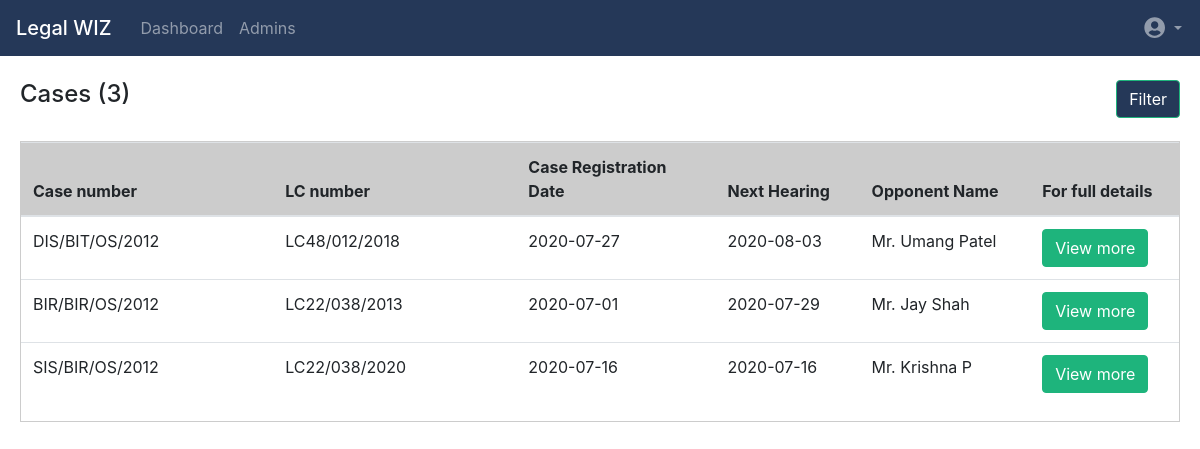
Screenshot of /SecretaryDashboard with the database file from the repository.
### backend/models.py (models this page shows)
class AddCases(models.Model):
    type_of_court=models.CharField(max_length=50,choices=(
        ("Supreme Court","Supreme Court"),
        ("Junior Division Court","Junior Division Court"),
        ("Senior Division Court","Senior Division Court"),
        ("Consumer Court","Consumer Court"),
        ("Family Court","Family Court"),
        ("Sale Tax Tribunal","Sale Tax Tribunal"),
        ("Additional District Judge Court","Additional District Judge Court")
    ),default="Supreme Court")
    type_of_case=models.CharField(max_length=50,
    choices=(
        ("Criminal Case","Criminal Case"),
        ("Property Case","Property Case"),
        ("Divorse Case","Divorse Case"),
        ("Civil Case","Civil Case"),
    ))
    case_number=models.CharField(max_length=50,primary_key=True)
    case_registration_date=models.CharField(max_length=50)
    court_name=models.CharField(max_length=50,
    choices=(
        ("BMC High Court","BMC High Court"),
        ("Junior Court","Junior Court"),
        ("NyayMandir","NyayMandir"),
        ("Lal Court","Lal Court"),
    ))
    subject_matter=models.CharField(max_length=50,
    choices=(
        ("Cheque Bounce Matter","Cheque Bounce Matter"),
        ("Unauthorized Construction","Unauthorized Construction"),
        ("Property Tax Matter","Property Tax Matter"),
        ("Estabhlishment Matter","Estabhlishment Matter"),
        ("Advertisement Matter","Advertisement Matter"),
        ("A.F.A Act","A.F.A Act"),
        ("Against Disimisal 106 Appointment Matter","Against Disimisal 106 Appointment Matter"),
        ("Public Health Related Matter","Public Health Related Matter"),
    ))
    lc_number=models.CharField(max_length=50,unique=True)
    section=models.CharField(max_length=50,
    choices=(
        ("148","148"),
        ("152","152"),
        ("160","160"),
        ("180","180"),
    ))
    previous_casenumber=models.CharField(max_length=50)
    case_receiving_date=models.CharField(max_length=50)
    appearance_date_respondent=models.CharField(max_length=50)
    pwc_duedate=models.CharField(max_length=50)
    duedate_filing=models.CharField(max_length=50)
    title=models.CharField(max_length=50)
    prayer=models.CharField(max_length=50)
    filedby_corporation=models.CharField(max_length=3,default="No",
    choices=(
        ("Yes","Yes"),
        ("No","No")
    ))
    stamp_no=models.CharField(max_length=50)
    first_apperance_petitioner=models.CharField(max_length=50)
    petitioner_counsel_name=models.CharField(max_length=50)
    represented_by_coordinator=models.CharField(max_length=50)
    next_hearing_date=models.CharField(max_length=50,default="xx/xx/2020")
    app_isemployee=models.CharField(max_length=3,default="No",
    choices=(
        ("Yes","Yes"),
        ("No","No")
    ))
    app_name=models.CharField(max_length=100)
    app_address=models.CharField(max_length=200)
    app_contact=models.IntegerField()
    app_dept=models.CharField(max_length=50,
    choices=(
        ("Central Railway","Central Railway"),
        ("Ministry of Agriculture","Ministry of Agriculture"),
        ("Urban Development(UD)","Urban Development(UD)"),
        ("Forest Department","Forest Department"),
        ("Department of Home","Department of Home"),
        ("Ministry of Textile","Ministry of Textile"),
    ))
    res_isemployee=models.CharField(max_length=3,default="No",
    choices=(
        ("Yes","Yes"),
        ("No","No")
    ))
    res_name=models.CharField(max_length=100)
    res_address=models.CharField(max_length=200)
    res_contact=models.IntegerField()
    res_dept=models.CharField(max_length=50,
    choices=(
        ("Central Railway","Central Railway"),
        ("Ministry of Agriculture","Ministry of Agriculture"),
        ("Urban Development(UD)","Urban Development(UD)"),
        ("Forest Department","Forest Department"),
        ("Department of Home","Department of Home"),
        ("Ministry of Textile","Ministry of Textile"),
    ))
    ass_isprimarydept=models.CharField(max_length=3,default="No",
    choices=(
        ("Yes","Yes"),
        ("No","No")
    ))
    ass_dept=models.CharField(max_length=50)
    ass_assignedto=models.CharField(max_length=50)
    ass_assignedon=models.CharField(max_length=50)
    ass_date_receipt_pwc=models.CharField(max_length=50)
    remark=models.CharField(max_length=500)
    standing_counsel=models.CharField(max_length=50)
    standingcounsel_assignedon=models.CharField(max_length=50)
    vakalatnama_filingdate=models.CharField(max_length=50)
    date_of_filing_writtenstatement=models.CharField(max_length=50)
    standing_counsel_required=models.CharField(max_length=3,default="No",
    choices=(
        ("Yes","Yes"),
        ("No","No")
    ))
    document = models.FileField(null=True,blank=True)

### backend/views.py (the view)
# urls.py: path('SecretaryDashboard',views.SecretaryDashboard,name="SecretaryDashboard"),
def SecretaryDashboard(request):
    if request.POST.get('secretaryfilter',False):
        caseno = request.POST.get('filter-caseno',False)
        lcno = request.POST.get('filter-lcno',False)
        nh = request.POST.get('filter-nh',False)
        if caseno or lcno or nh:
            if caseno and lcno and nh:
                case = AddCases.objects.filter(case_number=caseno,lc_number=lcno,next_hearing_date=nh)
                fc = len(case)
            elif caseno and lcno:
                case = AddCases.objects.filter(case_number=caseno,lc_number=lcno)
                fc = len(case)
            elif caseno and nh:
                case = AddCases.objects.filter(case_number=caseno,next_hearing_date=nh)
                fc = len(case)
            elif nh and lcno:
                case = AddCases.objects.filter(next_hearing_date=nh,lc_number=lcno)
                fc = len(case)
            elif lcno:
                case = AddCases.objects.filter(lc_number=lcno)
                fc = len(case)
                print(fc)
            elif nh:
                case = AddCases.objects.filter(next_hearing_date=nh)
                fc = len(case)
            elif caseno:
                case = AddCases.objects.filter(case_number=caseno)
                fc = len(case)
            return render(request,'Secretary/SecretaryDashboard.html',{'case':case,'fc':fc})
    elif request.POST.get('we', False):
        val = request.POST.get('we', False)
        viewmore = AddCases.objects.all()
        hearing = Hearing.objects.all()
        args = { 'viewmore': viewmore,'val': val,'hearing':hearing}
        return render(request, 'Secretary/Secretaryviewmorecase.html', args)
    else:
        case=AddCases.objects.all().order_by('-next_hearing_date')
        length=len(case)
        args={"case":case,"length":length}
        return render(request,'Secretary/SecretaryDashboard.html',args)

### templates/Secretary/SecretaryDashboard.html (shortened to what this page needs)
{% load static %}
<!DOCTYPE html>
<html lang="en">
    <head>
        <link rel="stylesheet" href="https://stackpath.bootstrapcdn.com/bootstrap/4.5.0/css/bootstrap.min.css">
        <link rel="stylesheet" type="text/css" href="{% static 'assets/css/dashboard.css' %}">
        <link rel="stylesheet" type="text/css" href="{% static 'assets/css/navbar.css' %}">
        <link rel="stylesheet" type="text/css" href="{% static 'assets/css/Cases.css' %}">
        <link rel="stylesheet" type="text/css" href="{% static 'assets/css/filterForm.css' %}">
        <link rel="stylesheet" href="https://cdnjs.cloudflare.com/ajax/libs/font-awesome/4.7.0/css/font-awesome.min.css">
    </head>
    <body>
        <nav class="navbar navbar-expand-lg navbar-dark sticky-top">
          <h1 class="navbar-brand mb-0">Legal WIZ</h1>
          <div class="collapse navbar-collapse" id="navbarNavDropdown">
            <ul class="navbar-nav">
              <li class="nav-item ">
                <a class="nav-link " href="/SecretaryDashboard">Dashboard</a>
              </li>
              <li class="nav-item">
                <a class="nav-link" href="SecretaryDashboard/Adminlist">Admins</a>
              </li>
              <li class="nav-item">
              <li class="nav-item dropdown">
                <a class="nav-link dropdown-toggle" href="#" id="navbarDropdownMenuLink" role="button" data-toggle="dropdown" aria-haspopup="true" aria-expanded="false">
                  <i class="fas fa-user-circle fa-lg"></i>
                </a>
              </li>
            </ul>
          </div>
        </nav>
        <br>
        {% block content %}
        <div class="wrapper">
          <div class="title">
              <div class="bd-title">
                  <h4>Cases {% if fc >= 1 %} ({{ fc }}) {% endif %} {% if length >= 0 %} ({{ length }}) {% endif %}</h4>
              </div>
              <div class="right-content">
                  <div class="filter-button">
                      <button class="btn filter" type="button" data-toggle="collapse" data-target="#collapseExample"
                          aria-expanded="false" aria-controls="collapseExample" style="background: #253858;;">
                          Filter
                      </button>
                  </div>
              </div>
          </div>
      </div>
      <br>
      <div class="table-content">
          <table class="table">
              <thead>
                  <tr>
                      <th style="width: 0;">Case number </th>
                      <th style="width: 0;">LC number</th>
                      <th style="width: 0;">Case Registration Date</th>
                      <th style="width: 0;">Next Hearing</th>
                      <th style="width: 0;">Opponent Name</th>
                      <th style="width: 0;">For full details</th>
                  </tr>
              </thead>
              <tbody>
                  {% if length > 0 %}
                  {% for i in case %}
                  <tr>
                      <td> {{ i.case_number }}</td>
                      <td> {{ i.lc_number }}</td>
                      <td> {{ i.case_registration_date }}</td>
                      <td> {{ i.next_hearing_date }}</td>
                      <td> {{ i.res_name }}</td>
                      <td>
                          <form method="POST">
                              <a href="viewmore">
                                  <button type="submit" name="we" value="{{i.case_number}}"
                                      class="btn btn-outline-secondary">View more</button>
                              </a>
                          </form>
                      </td>
                  </tr>
                  {% endfor %}
                  {% endif %}
              </tbody>
          </table>
      </div>
        {% endblock %}
    </body>
</html>

### static/assets/css/navbar.css (style rules this page uses)
.navbar { background-color: #253858; }
.navbar-brand { padding-right: 5px; }
.dropdown { float: right; right: 10px; position: absolute; }

### static/assets/css/Cases.css (style rules this page uses)
.title { display: flex; position: relative; padding: 0px 20px; }
.right-content { display: flex; position: absolute; float: right; right: 0; padding-right: 20px; }
.filter { color: #1eb47c; border-color: #1eb47c; transition: 0.35s ease-in-out; }
.table-content { margin: 0 20px; border: 1px solid rgba(0,0,0,0.2); }
th { background-color: rgba(0,0,0,0.2); }

### static/assets/css/filterForm.css (style rules this page uses)
.btn { background-color: #1eb47c; border-color: #1eb47c; color: white; }

### rows the page displays
AddCases: case_number "DIS/BIT/OS/2012", lc_number "LC48/012/2018", case_registration_date "2020-07-27", next_hearing_date "2020-08-03", res_name "Mr. Umang Patel"
AddCases: case_number "BIR/BIR/OS/2012", lc_number "LC22/038/2013", case_registration_date "2020-07-01", next_hearing_date "2020-07-29", res_name "Mr. Jay Shah"
AddCases: case_number "SIS/BIR/OS/2012", lc_number "LC22/038/2020", case_registration_date "2020-07-16", next_hearing_date "2020-07-16", res_name "Mr. Krishna P"

### other values shown
{{ length }} "3"
